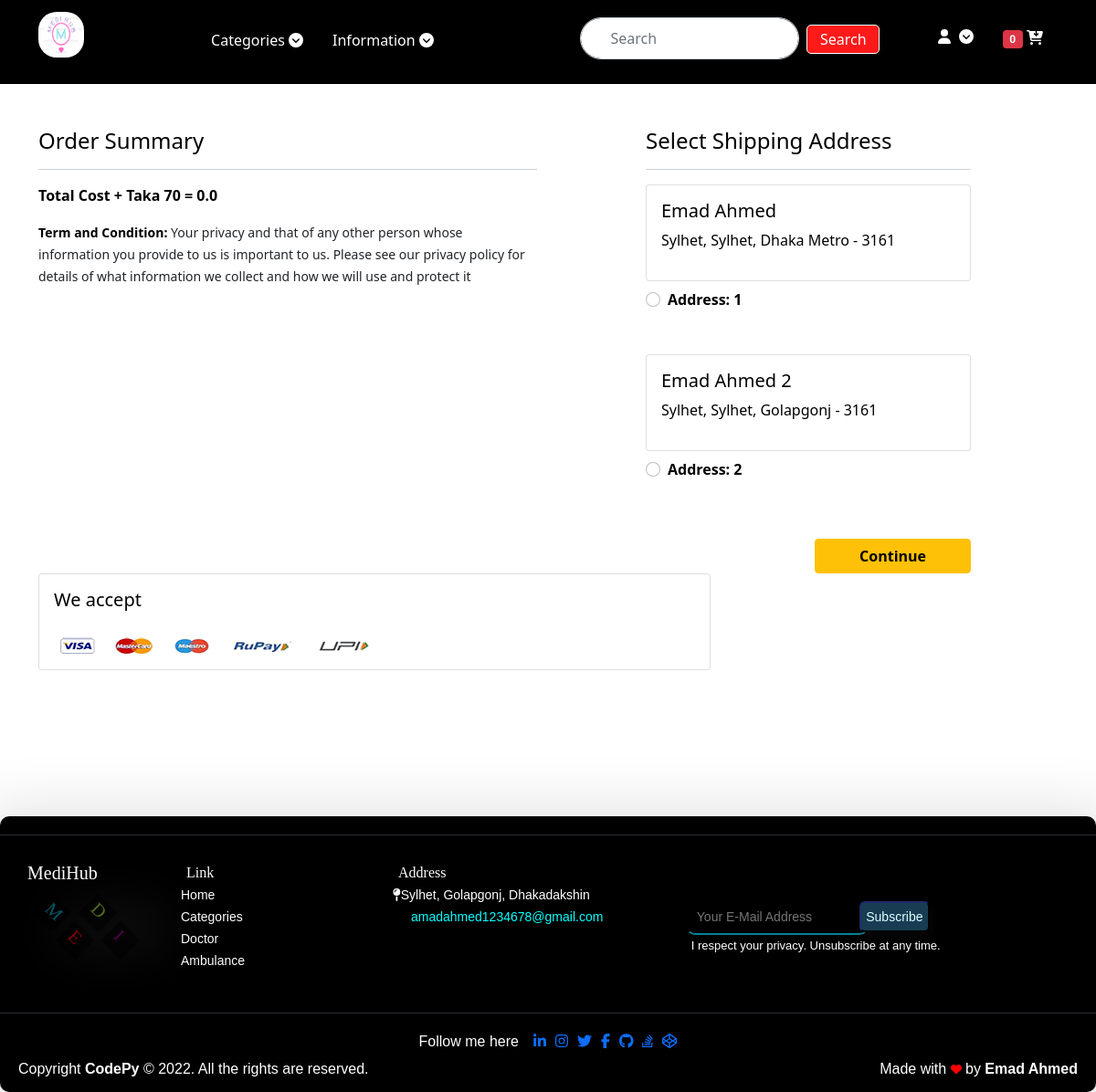
/checkout/ (signed in), run on the app's committed database.
### app/models.py (models this page shows, shortened)
class Customer(models.Model):
    user = models.ForeignKey(User, on_delete=models.CASCADE)
    name = models.CharField(max_length=200)
    locality = models.CharField(max_length=200)
    city = models.CharField(max_length=50)
    zipcode = models.IntegerField()
    state = models.CharField(choices=STATE_CHOICES, max_length=50)

### app/views.py (the view)
# urls.py: path('checkout/', views.checkout, name='checkout'),
@login_required
def checkout(request):
    try:
        user = request.user
        add = Customer.objects.filter(user=user)
        cart_items = Cart.objects.filter(user=user)
        amount = 0.0
        shiping_amount = 70.0
        total_amount = 0.0
        cart_product = [p for p in Cart.objects.all() if p.user ==
                        request.user]
        if cart_product:
            for p in cart_product:
                tempamount = (p.quantity * p.product.discounted_price)
                amount += tempamount
            total_amount += amount + shiping_amount
        if request.user.is_authenticated:
            cart = Cart.objects.filter(user=request.user)
            return render(request, 'app/checkout.html', {'add': add, 'total_amount': total_amount, 'cart_items': cart_items, 'tcart': cart})
        return render(request, 'app/checkout.html', {'add': add, 'total_amount': total_amount, 'cart_items': cart_items})
    except:
        messages.success(request, "Please Add Your Profile For Place Order")
        return redirect('profile')

### app/templates/app/checkout.html (shortened to what this page needs)
{% extends 'app/base.html' %} <br />
{% load static %} <br />
{% block main-content %}
<div class="container">
  <div class="row mt-5">
    <div class="col-sm-6">
      <h4>Order Summary</h4>
      <hr />
      <p class="fw-bold">Total Cost + Taka 70 = {{total_amount}}</p>
      <small
        ><span class="fw-bold">Term and Condition:</span>
        <span class="text-dark">
          Your privacy and that of any other person whose information you
          provide to us is important to us. Please see our privacy policy for
          details of what information we collect and how we will use and protect
          it</span
        ></small
      >
    </div>
    <div class="col-sm-4 offset-sm-1">
      <h4>Select Shipping Address</h4>
      <hr />
      <form action="/paymentdone">
        {% for ad in add %}
        <div class="card">
          <div class="card-body">
            <h5>{{ad.name}}</h5>
            <p>{{ad.locality}}, {{ad.city}}, {{ad.state}} - {{ad.zipcode}}</p>
          </div>
        </div>
        <div class="form-check mt-2 mb-5">
          <input
            class="form-check-input"
            type="radio"
            value="{{ad.id}}"
            name="custid"
            id="custadd{{forloop.counter}}"
          />
          <label class="form-check-label fw-bold" for="">
            Address: {{forloop.counter}}
          </label>
        </div>
        {% endfor %}
        <div class="text-end">
          <button type="submit" class="btn btn-warning mt-3 px-5 fw-bold">
            Continue
          </button>
        </div>
      </form>
    </div>
  </div>
</div>
<div class="container">
  <div class="row">
    <div class="col-sm-8">
      <div class="card">
        <div class="card-body">
          <h5 class="mb-4">We accept</h5>
          <img
            src="{% static 'app/images/payment.png' %}"
            alt=""
            class="img-fluid"
          />
        </div>
      </div>
    </div>
  </div>
</div>
{% endblock main-content %}

### app/static/app/css/main.css (style rules this page uses)
body { background-color: white; }
hr { width: 100%; border: none; border-top: 0.1rem ridge rgba(100, 150, 173, 0.596); }

### app/templates/app/checkout.html (style rules this page uses)
body { background: white; }
.container { color: black; }

### data on the page
Customer: name "Emad Ahmed", locality "Sylhet", city "Sylhet", state "Dhaka Metro", zipcode "3161"
Customer: name "Emad Ahmed 2", locality "Sylhet", city "Sylhet", state "Golapgonj", zipcode "3161"

### other printed values
{{ tcart|length }} "0"
{{ total_amount }} "0.0"
